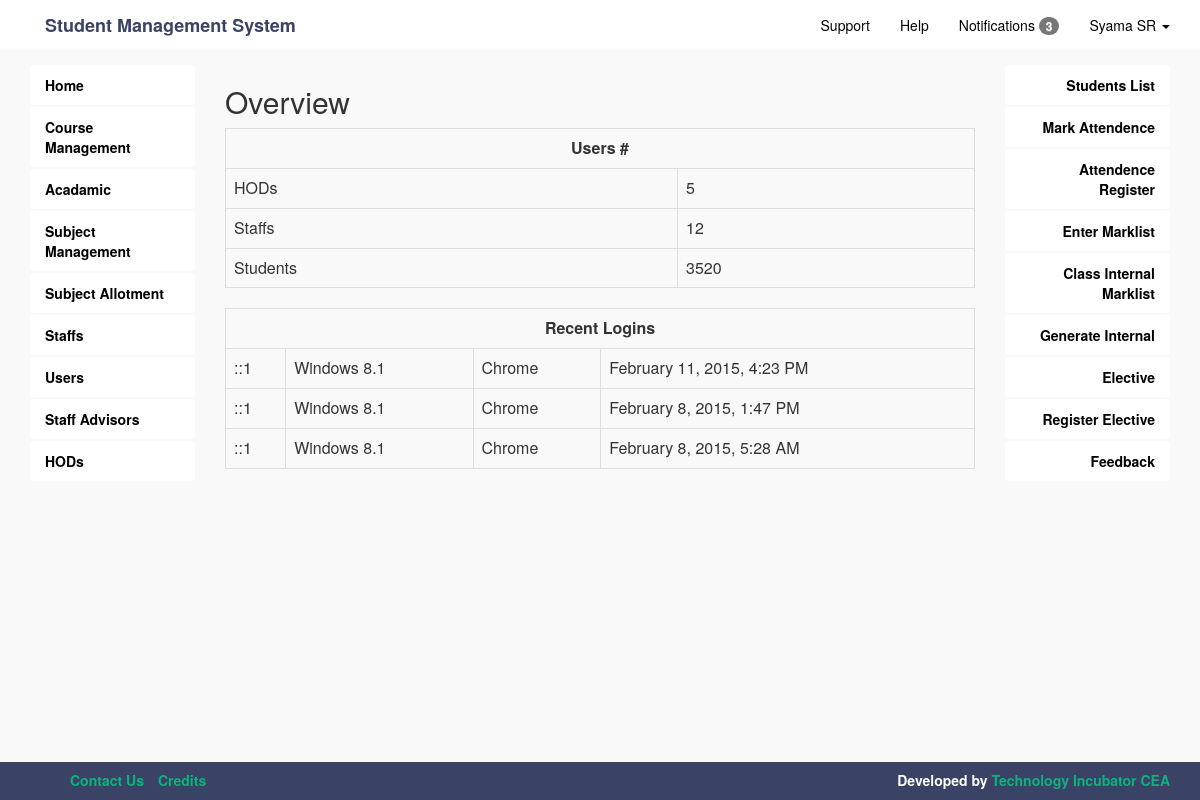
The page /dashboard.php (signed in) on the database its author committed.
### tables this page shows
CREATE TABLE IF NOT EXISTS `log_login` (
  `id` int(11) NOT NULL AUTO_INCREMENT,
  `ip` varchar(30) NOT NULL,
  `os` varchar(30) NOT NULL,
  `browser` varchar(30) NOT NULL,
  `userid` varchar(30) NOT NULL,
  `userrole` varchar(20) NOT NULL,
  `timestamp` timestamp NOT NULL DEFAULT CURRENT_TIMESTAMP ON UPDATE CURRENT_TIMESTAMP,
  PRIMARY KEY (`id`)
);

### dashboard_page/recent_logins.php (the view)
<?php
$RecentLogins = mysql_query("SELECT * FROM `log_login` WHERE userid='{$UserAuthData['userid']}' ORDER BY id DESC LIMIT 5");
while($row = mysql_fetch_array($RecentLogins))
{
	$date = strtotime($row['timestamp']);
	$date = date("F j, Y, g:i A",$date);
	echo '<tr>';
         echo '<td>'.$row['ip'].'</td>';
         echo '<td>'.$row['os'].'</td>';
         echo '<td>'.$row['browser'].'</td>';
         echo '<td>'.$date.'</td>';
    echo '</tr>';
}
?>

### css/page.css (style rules this page uses)
body { background-color:#f9f9f9 !important; }

### rows shown on the page
log_login: ip "::1", os "Windows 8.1", browser "Chrome", timestamp "February 11, 2015, 4:23 PM"
log_login: ip "::1", os "Windows 8.1", browser "Chrome", timestamp "February 8, 2015, 1:47 PM"
log_login: ip "::1", os "Windows 8.1", browser "Chrome", timestamp "February 8, 2015, 5:28 AM"

### other values the page prints
$UserAuthData['name'] "Syama SR"
